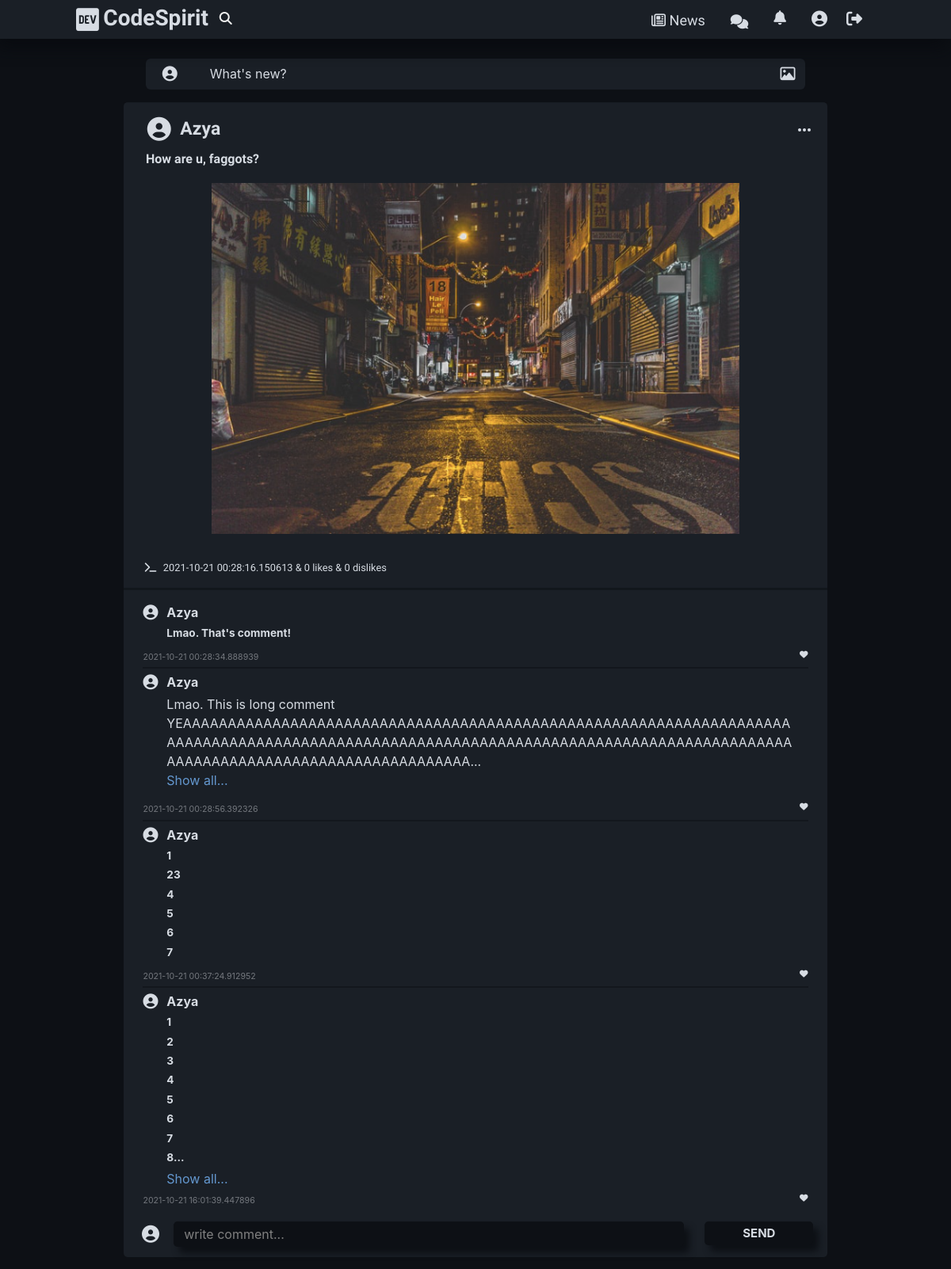
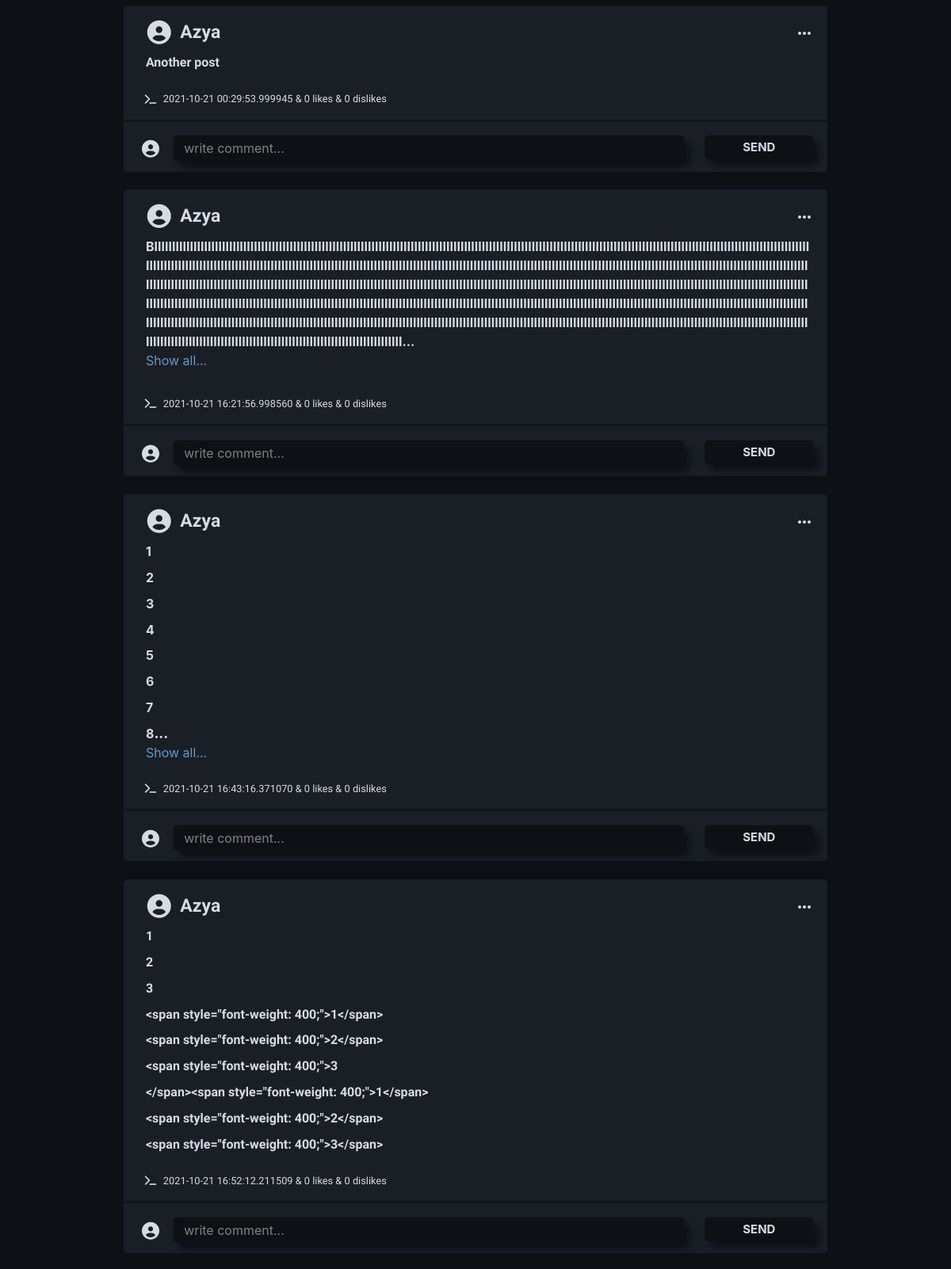
The page / (signed in, upper part) on the database its author committed (2 pictures, top to bottom).
### data/__all_models.py (models this page shows)
class Post(UserMixin, SqlAlchemyBase, SerializerMixin):
	__tablename__ = "posts"
	id = Column(Integer, primary_key=True, autoincrement=True)
	author = Column(Integer, ForeignKey('users.id'))
	text = Column(Text, default='')
	q_and_a = Column(Boolean)
	anonymous = Column(Boolean)
	datetime = Column(DateTime)
	comments = Column(String, default="")
	refers = Column(Integer, default=-1)
	likes = Column(String, default="")
	dislikes = Column(String, default="")
	ideas = Column(String, default="")

class User(UserMixin, SqlAlchemyBase, SerializerMixin):
	__tablename__ = "users"
	id = Column(Integer, primary_key=True, autoincrement=True)
	name = Column(String, unique=True)
	email = Column(String, unique=True)
	password = Column(String)
	description = Column(Text, default="")
	posts = Column(String, default="")
	likes = Column(String, default="")
	follows = Column(String, default="")

class FilePost(UserMixin, SqlAlchemyBase, SerializerMixin):
	__tablename__ = "files"
	id = Column(Integer, primary_key=True, autoincrement=True)
	way = Column(String)
	author = Column(Integer, ForeignKey('users.id'))
	post_id = Column(Integer, ForeignKey('posts.id'))

class Comment(UserMixin, SqlAlchemyBase, SerializerMixin):
	__tablename__ = "comments"
	id = Column(Integer, primary_key=True, autoincrement=True)
	text = Column(String)
	author = Column(Integer, ForeignKey('users.id'))
	post_id = Column(Integer, ForeignKey('posts.id'))
	datetime = Column(DateTime)

### pages/home.py (the view)
@blueprint.route('/', methods=['GET', 'POST'])
def main_page():
    session = db_session.create_session()
    form = NewPostForm()
    comment_form = CommentForm()
    data = {
        'session': session,
        'posts': session.query(Post).all(),
        'files': session.query(FilePost),
        'comments': session.query(Comment),
        'form': form,
        'comment_form': comment_form,
        'User': User,
        'FilePost': FilePost,
        'Comment': Comment,
        'current_user': current_user,
        'len': len,
        'str': str,
        'enu': enumerate,
        'string_long': lambda x: 1 if len(x) >= 400 else 2 if x.count('\n') > 14 else 0,
        'string_long_p': lambda x: 1 if len(x) >= 1700 else 2 if x.count('\n') > 14 else 0,
        'is_file': lambda x: os.path.exists(x),
        'get_user': lambda x: session.query(User).get(x)
    }
    return render_template("home.html", **data)

### data/forms.py
class NewPostForm(FlaskForm):
    __form__ = 'post'
    text = StringField("Enter the text")
    submit = SubmitField("Post")

class CommentForm(FlaskForm):
    __form__ = 'comment'
    text = StringField("write a comment...", validators=[DataRequired()])

### data/db_session.py (called while the page is built)
def create_session() -> Session:
    global __factory
    return __factory()

### main.py (called while the page is built)
@login_manager.user_loader
def load_user(user_id):
    session = db_session.create_session()
    return session.query(User).get(user_id)

### templates/home.html (shortened to what this page needs)
{% extends "navbar.html" %}
{% block content %}
{% if current_user.is_authenticated %}
    <div id='main-big-post-container' style="display: block;width: 100%;">
        <form method="post" enctype=multipart/form-data action="/add_post" novalidate>
            <div id='main-post-container' class="main-add-post main-white-font-color main-news-block main-align-div" style="align-items: start;display:flex">
                <i class="fa fa-user-circle main-post-item i-post" aria-hidden="true" style="margin-left: 2%!important;margin-top: 0.515%;"></i>
                <input id='main-post-ask-btn' class='main-post-item main-white-font-color' type="button" value="What's new?">
                <label for="image_input" style="margin-top: 0.2%;margin-right: 1%;margin-bottom: 0;"><i class="fa fa-picture-o main-post-item i-post" aria-hidden="true"></i></label>
            </div>
        </form>
    </div>
    <div id="main-posts">
        {% for post in posts %}
            <div id="main-post">
                <hr>
                <div id="main-post-header">
                    <div id="post-user">
                        <a href="/account/{{ post.author }}" id="main-post-user-link">
                            <i class="fa fa-user-circle main-post-item i-post main-white-font-color" aria-hidden="true" style="margin-top: 0;font-size: 30px!important;"></i>
                            <b class="main-font main-white-font-color" style="margin-left: 12%;font-size: 23px;">{{ get_user(post.author).name }}</b><br>
                        </a>
                        <div>
                            <button id='main-post-more-btn' data-easy-toggle="#main-post-dropdown" data-easy-class="show" data-easy-rcoe data-easy-parallel>
                            </button>
                        </div>
                    </div>
                </div>
                {% if not string_long_p(post.text) %}
                    {% for string in post.text.split('\n') %}
                        <b id='main-post-text' class="main-font main-white-font-color">{{ string }}</b>
                    {% endfor %}
                {% elif string_long_p(post.text) == 2 %}
                    {% for string in enu(post.text.split('\n')[:8]) %}
                        <b class="main-post-long-text">{{ string[1] }}{% if string[0] == 7 %}<span id="points-p-{{ post.id }}" class="p-span">...</span>{% endif %}</b>
                    {% endfor %}
                    <a id="text-p-{{ post.id }}" style="margin-left: 3.15%;display: inherit;cursor: pointer;color: #6498d0;" onclick="moreButtonPP('{{ post.id }}')" class="main-show-all-link-p">Show all...</a>
                {% elif string_long_p(post.text) == 1 %}
                    <div class='main-hidden-content-div main-post-long-text'><span class="p-span">{{ post.text[:1001] }}</span><span id="p-points-{{ post.id }}" class="p-span">...</span><br id="p-text-br-{{ post.id }}"><a id="p-text-a-{{ post.id }}" style="display: inherit;cursor: pointer;color: #6498d0;" onclick="moreButtonP('{{ post.id }}')" class="main-show-all-link">Show all...</a><span id="p-text-hidden-{{ post.id }}" class="p-span" style="display: none">{{ post.text[1001:] }}</span></div>
                {% endif %}
                {% if files.filter(FilePost.post_id == post.id).first() %}
                    <div id="main-post-files">
                    {% for image in files.filter(FilePost.post_id == post.id).all() %}
                        {% if is_file(image.way) %}
                            <img id='main-image-in-post' src="{{ image.way }}">
                        {% else %}
                            <img id='main-image-in-post-error' src="static/post-img/a/0.jpg">
                        {% endif %}
                    {% endfor %}
                    </div>
                {% endif %}
                <br>
                <div id="main-post-other">
                    <i class="fa fa-terminal" aria-hidden="true" style="color: #d7dce3;font-size: 13px;margin-right: 1%;"></i>
                    <small class="main-font main-white-font-color">{{ post.datetime }} & {{ len(post.likes.split()) }} likes & {{ len(post.dislikes.split()) }} dislikes</small>
                </div>
                <hr class="main-comment-hr">
                <div class="main-post-comments">
                    {% for comment in comments.filter(Comment.post_id == post.id).all() %}
                        <div class="main-comment-union">
                            <div class="main-post-comment">
                                <i class="fa fa-user-circle main-comment-a-ava main-white-font-color" aria-hidden="true"></i>
                                <div class="main-comment-data">
                                    <b class="main-comment-username">{{ get_user(comment.author).name }}</b>
                                    {% if not string_long(comment.text) %}
                                        {% for string in comment.text.split('\n') %}
                                            <b class="main-comment-text">{{ string }}</b>
                                        {% endfor %}
                                    {% elif string_long(comment.text) == 2 %}
                                        {% for string in enu(comment.text.split('\n')[:8]) %}
                                            <b class="main-comment-text">{{ string[1] }}{% if string[0] == 7 %}<span id="points-n-{{ comment.id }}">...</span>{% endif %}</b>
                                        {% endfor %}
                                        <a id="text-n-{{ comment.id }}" style="display: inherit;cursor: pointer;color: #6498d0;" onclick="moreButtonN('{{ comment.id }}')" class="main-show-all-link-n">Show all...</a>
                                    {% elif string_long(comment.text) == 1 %}
                                        <div class='main-hidden-content-div'>
                                            <span>{{ comment.text[:201] }}</span><span id="points-{{ comment.id }}">...</span><br id="text-br-{{ comment.id }}"><a id="text-a-{{ comment.id }}" style="display: inherit;cursor: pointer;color: #6498d0;" onclick="moreButton('{{ comment.id }}')" class="main-show-all-link">Show all...</a><span id="text-hidden-{{ comment.id }}" style="display: none">{{ comment.text[201:] }}</span>
                                        </div>
                                    {% endif %}
                                </div>
                            </div>
                            <div class="main-comment-content">
                                <p style="color: #e6e9ed70;margin-bottom: 0em;font-size: 0.85em;">{{ comment.datetime }}</p>
                                <i class="fas fa-heart main-like-icon"></i>
                            </div>
                        </div>
                        {% if comments.filter(Comment.post_id == post.id).all()[-1] != comment %}
                            <hr class="main-hr-for-comments">
                        {% endif %}
                    {% endfor %}
                </div>
                <div id="main-post-write-comments">
                    <form method="post" enctype=multipart/form-data action="/add_comment/{{ post.id }}" novalidate>
                        <div class="main-flex">
                            <i class="fa fa-user-circle main-comment-ava main-white-font-color" aria-hidden="true"></i>
                            <div contenteditable="true" id='comment-post-{{ post.id }}' class="main-post-comment-input" placeholder="write comment..."></div>
                            {{ form.submit(id='main-send-comment-btn', type="submit", onclick='replaceCommentText("' + str(post.id) + '")', value="send") }}
                        </div>
                    </form>
                </div>
            </div>
        {% endfor %}
    </div>
{% endif %}
{% endblock %}

### templates/navbar.html (shortened to what this page needs)
<!DOCTYPE html>
<html lang="en">
<head>
    <link rel="stylesheet"
          href="https://stackpath.bootstrapcdn.com/bootstrap/4.4.1/css/bootstrap.min.css"
>
    <link href="{{ url_for('static', filename='style.css') }}" rel="stylesheet"/>
</head>
<body>
    <nav class="navbar main-color main-navbar d-flex justify-content-space-between">
        <a class="nav-link main-font d-line p-0 main-logo-link" href="/">
            <div class="d-inline-flex align-items-center mr-3 main-logo">
                <i class="fab fa-dev logo" style="font-size: 33px;margin-right: 6%;"></i>
                <h3 class="logo main-font" style="margin-bottom: 3px; margin-left: -4px;">CodeSpirit</h3>
            </div>
        </a>
        <div class="main-search-box-container">
            <input class="main-search-box main-font" type="text" placeholder="Search" id="main-input">
            <a href="#" class="main-search-btn"><i class="fa fa-search" aria-hidden="true"></i></a>
        </div>
        <div class="links" id="links">
            <ul class="navbar-nav list-group-horizontal main-ul" style="font-size: 20px">
                <li class="active mr-3 ml-3">
                    <a class="nav-link main-font d-line main-fs" href="/" style="padding-top: 18%;">
                        <i class="fa fa-newspaper-o" aria-hidden="true"></i>
                        <p class="main-hidden-word">News</p>
                    </a>
                </li>
                {% if current_user.is_authenticated %}
                    <li class="active mx-3"><a class="nav-link main-font pt-60 main-fs" href="/inbox/"><i class="fa fa-comments main-icon-fix" aria-hidden="true"></i></a></li>
                    <li class="active mx-3"><a class="nav-link main-font pt-60 main-fs" href="#"><i class="fa fa-bell main-icon-fix" aria-hidden="true"></i></a></li>
                {% endif %}
                <li class="active mx-3 d-line" style="font-size: 20px; padding-top: 0.4%;">
                    {% if current_user.is_authenticated %}
                        <a class="nav-link main-font mr-4" href="/account/{{ current_user.id }}"><i class="fa fa-user-circle" aria-hidden="true"></i></a>
                        <a class="nav-link main-font" href="/logout"><i class="fa fa-sign-out" aria-hidden="true"></i></a>
                    {% else %}
                        <input class="main-registration-button-navbar" type="button" value="SIGN IN" onclick="window.location.href = '/login';">
                    {% endif %}
            </ul>
        </div>
    </nav>
    <div class="main-container" style="margin-top: 25px">
        <main role="main" class="container" style="display:block">
        {% block content %}{% endblock %}
        </main>
    </div>
</body>
</html>

### rows shown on the page
Post: author.name "Azya", text "How are u, faggots?", datetime "2021-10-21 00:28:16.150613", likes "0", dislikes "0"
FilePost: way (picture)
Comment: author.name "Azya", text "Lmao. That's comment!", datetime "2021-10-21 00:28:34.888939"
Comment: author.name "Azya", text "Lmao. This is long comment YEAAAAAAAAAAAAAAAAAAAAAAAAAAAAAAAAAAAAAAAAAAAAAAAAAAAAAAAAAAAAAAAAAAAAAAAAAAAAAAAAAAAAAAAAAAAAAAAAAAAAAAAAAAAAAAAAAAAAAAAAAAAAAAAAAAAAAAAAAAAAAAAAAAAAAAAAAAAAAAAAAAAAAAAAAAAA", datetime "2021-10-21 00:28:56.392326"
Comment: author.name "Azya", string "1" "23" "4" "5" "6" "7", datetime "2021-10-21 00:37:24.912952"
Comment: author.name "Azya", string "1" "2" "3" "4" "5" "6" "7" "8", datetime "2021-10-21 16:01:39.447896"
Post: author.name "Azya", text "Another post", datetime "2021-10-21 00:29:53.999945", likes "0", dislikes "0"
Post: author.name "Azya", text "BIIIIIIIIIIIIIIIIIIIIIIIIIIIIIIIIIIIIIIIIIIIIIIIIIIIIIIIIIIIIIIIIIIIIIIIIIIIIIIIIIIIIIIIIIIIIIIIIIIIIIIIIIIIIIIIIIIIIIIIIIIIIIIIIIIIIIIIIIIIIIIIIIIIIIIIIIIIIIIIIIIIIIIIIIIIIIIIIIIIIIIIIIIIIIIIIIIIIIIIIIIIIIIIIIIIIIIIIIIIIIIIIIIIIIIIIIIIIIIIIIIIIIIIIIIIIIIIIIIIIIIIIIIIIIIIIIIIIIIIIIIIIIIIIIIIIIIIIIIIIIIIIIIIIIIIIIIIIIIIIIIIIIIIIIIIIIIIIIIIIIIIIIIIIIIIIIIIIIIIIIIIIIIIIIIIIIIIIIIIIIIIIIIIIIIIIIIIIIIIIIIIIIIIIIIIIIIIIIIIIIIIIIIIIIIIIIIIIIIIIIIIIIIIIIIIIIIIIIIIIIIIIIIIIIIIIIIIIIIIIIIIIIIIIIIIIIIIIIIIIIIIIIIIIIIIIIIIIIIIIIIIIIIIIIIIIIIIIIIIIIIIIIIIIIIIIIIIIIIIIIIIIIIIIIIIIIIIIIIIIIIIIIIIIIIIIIIIIIIIIIIIIIIIIIIIIIIIIIIIIIIIIIIIIIIIIIIIIIIIIIIIIIIIIIIIIIIIIIIIIIIIIIIIIIIIIIIIIIIIIIIIIIIIIIIIIIIIIIII…", datetime "2021-10-21 16:21:56.998560", likes "0", dislikes "0"
Post: author.name "Azya", string "1" "2" "3" "4" "5" "6" "7" "8", datetime "2021-10-21 16:43:16.371070", likes "0", dislikes "0"
Post: author.name "Azya", string "1" "2" "3" "<span style=\"font-weight: 400;\">1</span>" "<span style=\"font-weight: 400;\">2</span>" "<span style=\"font-weight: 400;\">3" "</span><span style=\"font-weight: 400;\">1</span>" "<span style=\"font-weight: 400;\">2</span>" "<span style=\"font-weight: 400;\">3</span>", datetime "2021-10-21 16:52:12.211509", likes "0", dislikes "0"
